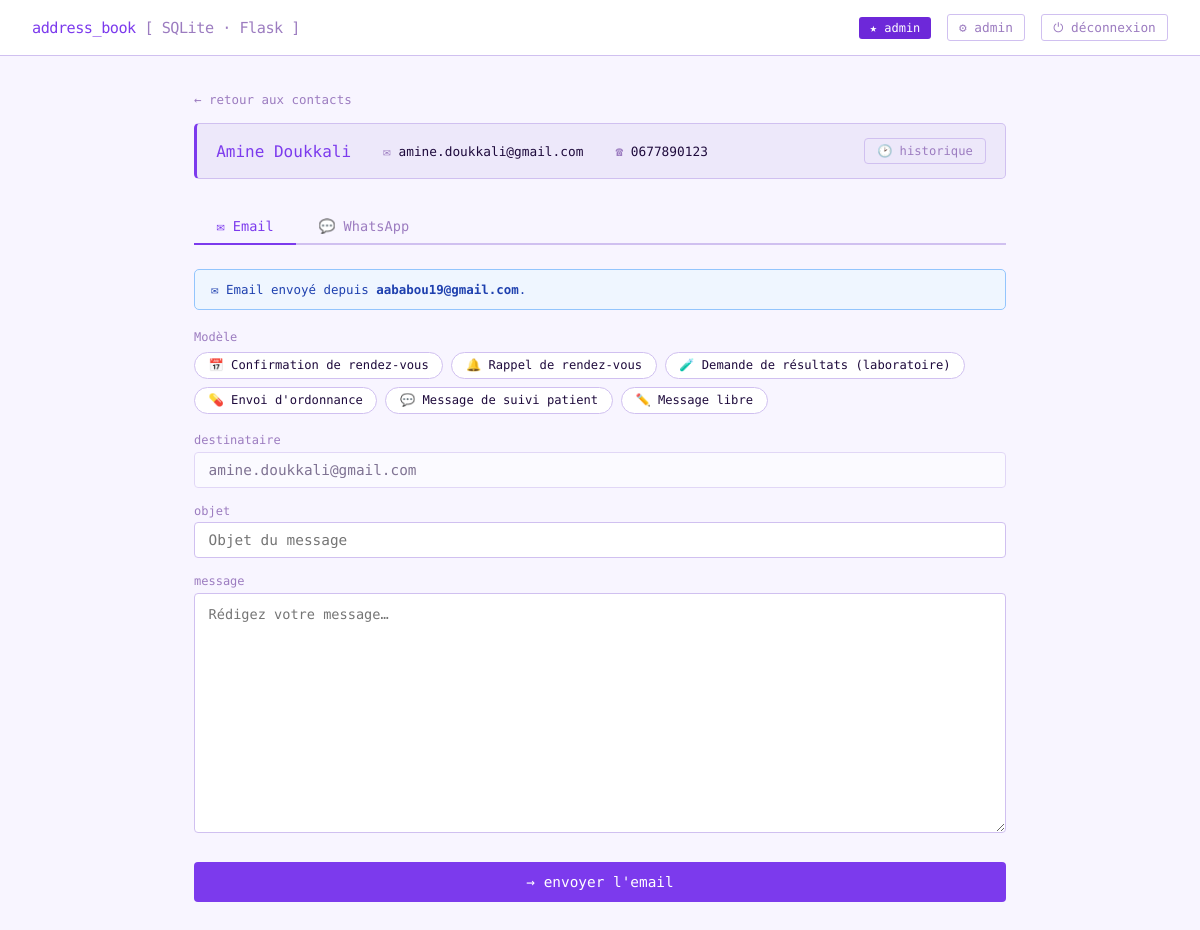
The app's page /contacts/2/communicate (signed in) with its own data.
### tables this page shows
CREATE TABLE contacts (
                id          INTEGER PRIMARY KEY AUTOINCREMENT,
                nom         TEXT    NOT NULL,
                email       TEXT    NOT NULL UNIQUE,
                telephone   TEXT    NOT NULL UNIQUE,
                date_ajout  TEXT    NOT NULL
            );

### app.py (the view)
@app.route("/contacts/<int:contact_id>/communicate", methods=["GET"])
@login_required
def communicate(contact_id):
    with get_db() as conn:
        contact = conn.execute(
            "SELECT * FROM contacts WHERE id = ?", (contact_id,)
        ).fetchone()
    if not contact:
        flash("Contact introuvable.", "error")
        return redirect(url_for("index"))
    contact = dict(contact)
    return render_template("communicate.html",
                           contact=contact,
                           templates=TEMPLATES,
                           sender=SMTP_USER,
                           user=session["user"])

### app.py (called while the page is built)
@contextmanager
def get_db():
    conn = sqlite3.connect(DB_PATH)
    conn.row_factory = sqlite3.Row
    conn.execute("PRAGMA foreign_keys = ON")
    try:
        yield conn
        conn.commit()
    except Exception:
        conn.rollback()
        raise
    finally:
        conn.close()

def login_required(f):
    @wraps(f)
    def decorated(*args, **kwargs):
        if "user" not in session:
            return redirect(url_for("login"))
        return f(*args, **kwargs)
    return decorated

### templates/communicate.html (shortened to what this page needs)
{% extends "base.html" %}
{% block content %}
<a href="{{ url_for('index') }}" class="back-link">← retour aux contacts</a>
<div class="contact-badge">
  <div class="name">{{ contact.nom }}</div>
  <div class="info">✉ <span>{{ contact.email }}</span></div>
  <div class="info">☎ <span>{{ contact.telephone }}</span></div>
  <a href="{{ url_for('message_history', contact_id=contact.id) }}"
     class="btn btn-muted btn-sm" style="margin-left:auto">🕑 historique</a>
</div>
<div class="tabs">
  <button class="tab-btn active" onclick="switchTab('email',this)">✉  Email</button>
  <button class="tab-btn"        onclick="switchTab('whatsapp',this)">💬  WhatsApp</button>
</div>
<div class="tab-panel active" id="tab-email">
  <div class="info-banner blue">
    ✉ Email envoyé depuis <strong>{{ sender }}</strong>.
  </div>
  <div style="margin-bottom:1rem;">
    <label style="margin-bottom:.5rem;">Modèle</label>
    <div class="template-grid">
      {% for key, tpl in templates.items() %}
        <button type="button" class="tpl-btn" data-key="{{ key }}" onclick="applyTemplate('{{ key }}','email')">
          {{ tpl.icon }} {{ tpl.label }}
        </button>
      {% endfor %}
    </div>
  </div>
  <form method="POST" action="{{ url_for('send_email', contact_id=contact.id) }}">
    <div class="field">
      <label>destinataire</label>
      <input type="text" value="{{ contact.email }}" disabled style="opacity:.55" />
    </div>
    <div class="field">
      <label>objet</label>
      <input type="text" name="subject" id="email-subject" placeholder="Objet du message" required />
    </div>
    <div class="field">
      <label>message</label>
      <textarea name="body" id="email-body" rows="10" required placeholder="Rédigez votre message…"></textarea>
    </div>
    <button type="submit" class="btn btn-primary send-btn">→ envoyer l'email</button>
  </form>
</div>
{% endblock %}

### records on screen
contacts: nom "Amine Doukkali", email "amine.doukkali@gmail.com", telephone "0677890123"

### other values on screen
{{ session.get('user', '') }} "admin"
{{ sender }} "aababou19@gmail.com"
{{ tpl.icon }} "📅" "🔔" "🧪" "💊" "💬" "✏️"
{{ tpl.label }} "Confirmation de rendez-vous" "Rappel de rendez-vous" "Demande de résultats (laboratoire)" "Envoi d'ordonnance" "Message de suivi patient" "Message libre"
